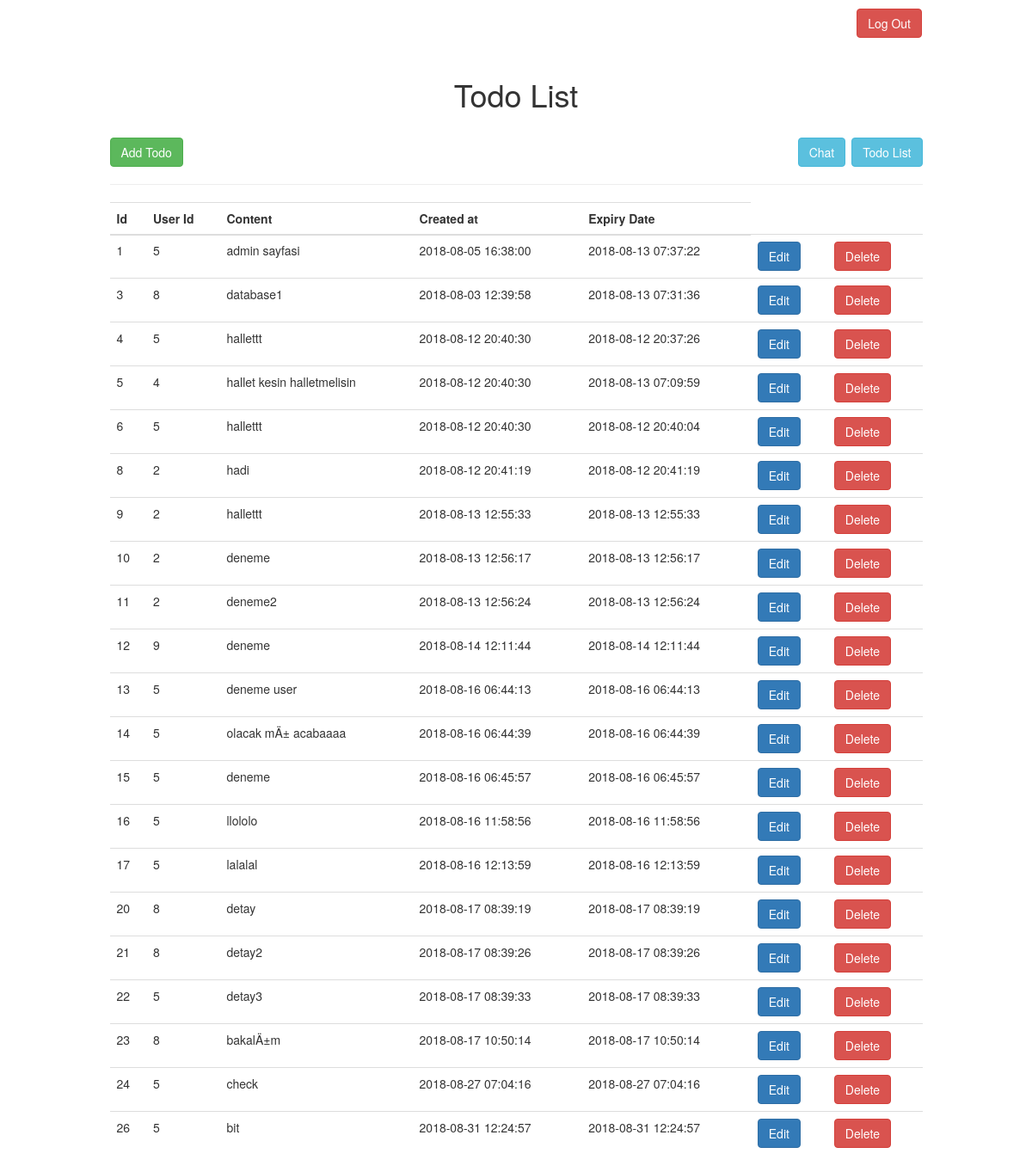
The app's page /todo_m_index.php (signed in) with its own data.
### tables this page shows
CREATE TABLE `todos` (
  `id` int(10) NOT NULL,
  `user_id` int(10) NOT NULL,
  `is_done` tinyint(1) NOT NULL,
  `content` varchar(191) NOT NULL,
  `created_user` int(11) DEFAULT NULL,
  `done_at` timestamp NULL DEFAULT CURRENT_TIMESTAMP ON UPDATE CURRENT_TIMESTAMP,
  `created_at` timestamp NOT NULL DEFAULT CURRENT_TIMESTAMP,
  `updated_at` timestamp NULL DEFAULT NULL,
  `expiry_date` timestamp NULL DEFAULT NULL
);

### todo_m_index.php (the view, shortened to what this page needs)
<!DOCTYPE html>
<?php include "includes/db.php";
?>
<html>
<head>
   <link rel="stylesheet" href="https://maxcdn.bootsrapcdn.com/bootstap/3.3.7/css/bootstrap.min.css">
    <link href="css/bootstrap.min.css" rel="stylesheet">
    <link href="/admin/font-awesome/css/font-awesome.min.css" rel="stylesheet" type="text/css">
</head>
<body>
    <div class="container">
       <form action="logout.php">
          <input type="submit" class="btn btn-danger" style="float: right; margin-right: 98px; margin-top: 10px;" value="Log Out"/>
      </form>
        <div class="row"  style="margin-top: 70px;">
            <center><h1>Todo List</h1></center><br>
            <div class="col-md-10 col-md-offset-1">
                <table class="table">
                <form action="todo_index.php" method="post">
                    <input type="submit" class="btn btn-info" style="float: right;" value="Todo List"/>
                 </form>
                <form action="chat_index.php">
                    <input type="submit" class="btn btn-info" style="float: right; margin-right: 7px;" value="Chat"/>
                </form>
                <button type="button" data-target="#myModal" data-toggle="modal" class="btn btn-success">Add Todo</button>
                <hr>
  <thead>
    <tr>
      <th scope="col">Id</th>
      <th scope="col">User Id</th>
      <th scope="col">Content</th>
      <th scope="col">Created at</th>
      <th scope="col">Expiry Date</th>
    </tr>
  </thead>
  <tbody>
    <tr>
                           <?php
                            $query = "SELECT * FROM todos ";
                            $select_todos = mysqli_query($connection, $query);
                                 if($select_todos)
                                 {
                                    while($row = mysqli_fetch_assoc($select_todos))
                                    {
                                        $todo_id = $row['id'];
                                        $todo_user_id =   $row['user_id'];
                                        $todo_content =   $row['content'];
                                        $todo_created_at =   $row['created_at'];
                                        $todo_expiry_date =   $row['expiry_date'];
                                        echo "<tr>";
                                        echo "<td>$todo_id</td>";
                                        echo "<td>$todo_user_id</td>";
                                        echo "<td>$todo_content</td>";
                                        echo "<td>$todo_created_at</td>";
                                        echo "<td>$todo_expiry_date</td>"; ?>
                                        <td><a href="includes/todo_edit.php?t_id=<?php echo $row['id']; ?>" class="btn btn-primary">Edit</a></td>
                                        <td><a href="todo_m_index.php?delete=<?php echo $row['id']; ?>" class="btn btn-danger">Delete</a></td> <?php
                                        echo "</tr>";
                                    }
                                 }
                            ?>
    </tr>
  </tbody>
</table>
            </div>
        </div>
    </div>
</body>
</html>

### records on screen
todos: id "1", user "5", content "admin sayfasi", created_at "2018-08-05 16:38:00", expiry_date "2018-08-13 07:37:22"
todos: id "3", user "8", content "database1", created_at "2018-08-03 12:39:58", expiry_date "2018-08-13 07:31:36"
todos: id "4", user "5", content "hallettt", created_at "2018-08-12 20:40:30", expiry_date "2018-08-12 20:37:26"
todos: id "5", user "4", content "hallet kesin halletmelisin", created_at "2018-08-12 20:40:30", expiry_date "2018-08-13 07:09:59"
todos: id "6", user "5", content "hallettt", created_at "2018-08-12 20:40:30", expiry_date "2018-08-12 20:40:04"
todos: id "8", user "2", content "hadi", created_at "2018-08-12 20:41:19", expiry_date "2018-08-12 20:41:19"
todos: id "9", user "2", content "hallettt", created_at "2018-08-13 12:55:33", expiry_date "2018-08-13 12:55:33"
todos: id "10", user "2", content "deneme", created_at "2018-08-13 12:56:17", expiry_date "2018-08-13 12:56:17"
todos: id "11", user "2", content "deneme2", created_at "2018-08-13 12:56:24", expiry_date "2018-08-13 12:56:24"
todos: id "12", user "9", content "deneme", created_at "2018-08-14 12:11:44", expiry_date "2018-08-14 12:11:44"
todos: id "13", user "5", content "deneme user", created_at "2018-08-16 06:44:13", expiry_date "2018-08-16 06:44:13"
todos: id "14", user "5", content "olacak mÄ± acabaaaa", created_at "2018-08-16 06:44:39", expiry_date "2018-08-16 06:44:39"
todos: id "15", user "5", content "deneme", created_at "2018-08-16 06:45:57", expiry_date "2018-08-16 06:45:57"
todos: id "16", user "5", content "llololo", created_at "2018-08-16 11:58:56", expiry_date "2018-08-16 11:58:56"
todos: id "17", user "5", content "lalalal", created_at "2018-08-16 12:13:59", expiry_date "2018-08-16 12:13:59"
todos: id "20", user "8", content "detay", created_at "2018-08-17 08:39:19", expiry_date "2018-08-17 08:39:19"
todos: id "21", user "8", content "detay2", created_at "2018-08-17 08:39:26", expiry_date "2018-08-17 08:39:26"
todos: id "22", user "5", content "detay3", created_at "2018-08-17 08:39:33", expiry_date "2018-08-17 08:39:33"
todos: id "23", user "8", content "bakalÄ±m", created_at "2018-08-17 10:50:14", expiry_date "2018-08-17 10:50:14"
todos: id "24", user "5", content "check", created_at "2018-08-27 07:04:16", expiry_date "2018-08-27 07:04:16"
todos: id "26", user "5", content "bit", created_at "2018-08-31 12:24:57", expiry_date "2018-08-31 12:24:57"
